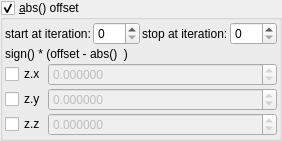
    <widget class="MyGroupBox" name="groupCheck_transf_function_enabledP_false">
     <property name="title">
      <string>&amp;abs() offset</string>
     </property>
     <property name="checkable">
      <bool>true</bool>
     </property>
     <layout class="QVBoxLayout" name="verticalLayout_17" stretch="0,0,0">
      <property name="spacing">
       <number>2</number>
      </property>
      <property name="leftMargin">
       <number>2</number>
      </property>
      <property name="topMargin">
       <number>2</number>
      </property>
      <property name="rightMargin">
       <number>2</number>
      </property>
      <property name="bottomMargin">
       <number>2</number>
      </property>
      <item>
       <layout class="QHBoxLayout" name="horizontalLayout_20" stretch="0,1,0,1">
        <item>
         <widget class="QLabel" name="label_101">
          <property name="text">
           <string>start at iteration:</string>
          </property>
         </widget>
        </item>
        <item>
         <widget class="MySpinBox" name="spinboxInt_transf_start_iterations_P">
          <property name="sizePolicy">
           <sizepolicy hsizetype="Minimum" vsizetype="Maximum">
            <horstretch>0</horstretch>
            <verstretch>0</verstretch>
           </sizepolicy>
          </property>
          <property name="minimum">
           <number>0</number>
          </property>
          <property name="maximum">
           <number>999</number>
          </property>
          <property name="value">
           <number>0</number>
          </property>
         </widget>
        </item>
        <item>
         <widget class="QLabel" name="label_73">
          <property name="text">
           <string>stop at iteration:</string>
          </property>
         </widget>
        </item>
        <item>
         <widget class="MySpinBox" name="spinboxInt_transf_stop_iterations_P1">
          <property name="sizePolicy">
           <sizepolicy hsizetype="Preferred" vsizetype="Maximum">
            <horstretch>0</horstretch>
            <verstretch>0</verstretch>
           </sizepolicy>
          </property>
          <property name="maximum">
           <number>999</number>
          </property>
         </widget>
        </item>
       </layout>
      </item>
      <item>
       <widget class="QLabel" name="label_18">
        <property name="text">
         <string notr="true">sign() * (offset - abs()  )</string>
        </property>
       </widget>
      </item>
      <item>
       <layout class="QGridLayout" name="gridLayout_4" columnstretch="0,1">
        <property name="spacing">
         <number>2</number>
        </property>
        <item row="1" column="1">
         <widget class="MyDoubleSpinBox" name="spinbox3_transf_offset_000_y">
          <property name="enabled">
           <bool>false</bool>
          </property>
          <property name="sizePolicy">
           <sizepolicy hsizetype="Minimum" vsizetype="Maximum">
            <horstretch>0</horstretch>
            <verstretch>0</verstretch>
           </sizepolicy>
          </property>
          <property name="prefix">
           <string/>
          </property>
          <property name="suffix">
           <string/>
          </property>
          <property name="decimals">
           <number>6</number>
          </property>
          <property name="minimum">
           <double>-99.989999999999995</double>
          </property>
          <property name="maximum">
           <double>99.989999999999995</double>
          </property>
          <property name="singleStep">
           <double>0.100000000000000</double>
          </property>
         </widget>
        </item>
        <item row="2" column="1">
         <widget class="MyDoubleSpinBox" name="spinbox3_transf_offset_000_z">
          <property name="enabled">
           <bool>false</bool>
          </property>
          <property name="sizePolicy">
           <sizepolicy hsizetype="Minimum" vsizetype="Maximum">
            <horstretch>0</horstretch>
            <verstretch>0</verstretch>
           </sizepolicy>
          </property>
          <property name="prefix">
           <string/>
          </property>
          <property name="suffix">
           <string/>
          </property>
          <property name="decimals">
           <number>6</number>
          </property>
          <property name="minimum">
           <double>-99.989999999999995</double>
          </property>
          <property name="maximum">
           <double>99.989999999999995</double>
          </property>
          <property name="singleStep">
           <double>0.100000000000000</double>
          </property>
         </widget>
        </item>
        <item row="1" column="0">
         <widget class="MyCheckBox" name="checkBox_transf_function_enabledy_false">
          <property name="text">
           <string notr="true">z.y</string>
          </property>
         </widget>
        </item>
        <item row="2" column="0">
         <widget class="MyCheckBox" name="checkBox_transf_function_enabledz_false">
          <property name="text">
           <string notr="true">z.z</string>
          </property>
         </widget>
        </item>
        <item row="0" column="1">
         <widget class="MyDoubleSpinBox" name="spinbox3_transf_offset_000_x">
          <property name="enabled">
           <bool>false</bool>
          </property>
          <property name="sizePolicy">
           <sizepolicy hsizetype="Minimum" vsizetype="Maximum">
            <horstretch>0</horstretch>
            <verstretch>0</verstretch>
           </sizepolicy>
          </property>
          <property name="prefix">
           <string/>
          </property>
          <property name="suffix">
           <string/>
          </property>
          <property name="decimals">
           <number>6</number>
          </property>
          <property name="minimum">
           <double>-99.989999999999995</double>
          </property>
          <property name="maximum">
           <double>99.989999999999995</double>
          </property>
          <property name="singleStep">
           <double>0.100000000000000</double>
          </property>
         </widget>
        </item>
        <item row="0" column="0">
         <widget class="MyCheckBox" name="checkBox_transf_function_enabledx_false">
          <property name="text">
           <string notr="true">z.x</string>
          </property>
         </widget>
        </item>
       </layout>
      </item>
     </layout>
    </widget>
